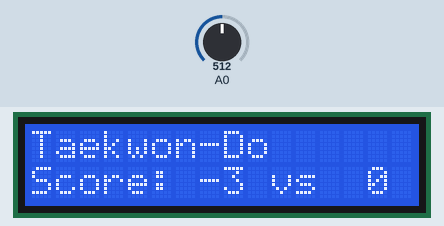
A sketch run on a simulated Arduino Uno, built with avr-gcc and run on an emulated ATmega328P. On the bench: 16×2 character LCD. The test bench sets the inputs (shaded band); at power-on: A0 = 512.

Above: at 1.2 s.
1.3 s: A0 set to 440
At 2.02 s:
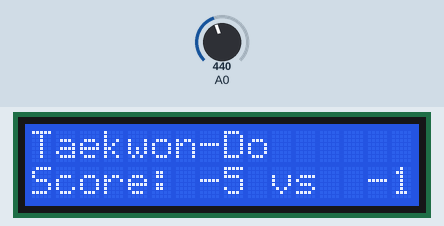
3.3 s: A0 set to 460
At 3.83 s:
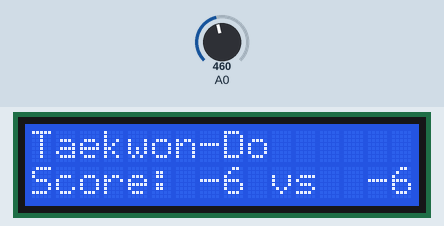
5.1 s: A0 set to 306
At 6.7 s:
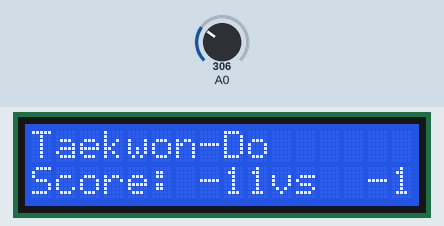
Timing chart, 0 to 8.2 s (numbered marks = the images above; inputs shaded):
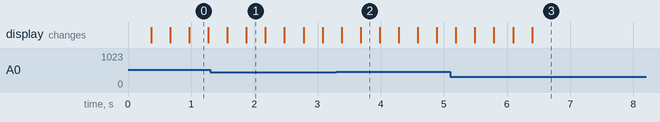

The sketch:

taekwondo_scoreboard.ino
```cpp
#include <LiquidCrystal.h>

// select the pins used on the LCD panel
LiquidCrystal lcd(8, 9, 4, 5, 6, 7);

// define some values used by the panel and buttons
int lcd_key     = 0;
int adc_key_in  = 0;
#define btnRIGHT  0
#define btnUP     1
#define btnDOWN   2
#define btnLEFT   3
#define btnSELECT 4
#define btnNONE   5

int player1 = 0 , player2 = 0;
// read the buttons
int read_LCD_buttons()
{
  adc_key_in = analogRead(0);
  if (adc_key_in > 1000) return btnNONE; // We make this the 1st option for speed reasons since it will be the most likely result
  // For V1.1 us this threshold
  if (adc_key_in < 50)   return btnRIGHT;
  if (adc_key_in < 250)  return btnUP;
  if (adc_key_in < 450)  return btnDOWN;
  if (adc_key_in < 650)  return btnLEFT;
  if (adc_key_in < 850)  return btnSELECT;
  return btnNONE;
}

void setup()
{
  lcd.begin(16, 2);              // start the library
  lcd.setCursor(0, 0);
  lcd.print("Taekwon-Do  "); // print a simple message
  lcd.setCursor(0, 2);
  lcd.print("Score: ");
}

void loop()
{


  lcd.setCursor(7, 2);           // move to the begining of the second line
  lcd_key = read_LCD_buttons();  // read the buttons
  lcd.print(player1);
  lcd.setCursor(10, 2);
  lcd.print("vs");
  lcd.setCursor(14, 2);
  lcd.print(player2);
  switch (lcd_key)               // depending on which button was pushed, we perform an action
  {
    case btnRIGHT:
      {
        //RIGHT
        player1++;
        delay(300);
        break;


      }
    case btnLEFT:
      {
        //LEFT
        player1--;
        delay(300);
        break;;
      }
    case btnUP:
      {
        //UP
        player2++;
        delay(300);
        break;
      }
    case btnDOWN:
      {
        //DOWN
        player2--;
        delay(300);
        break;
      }

  }

}
```
